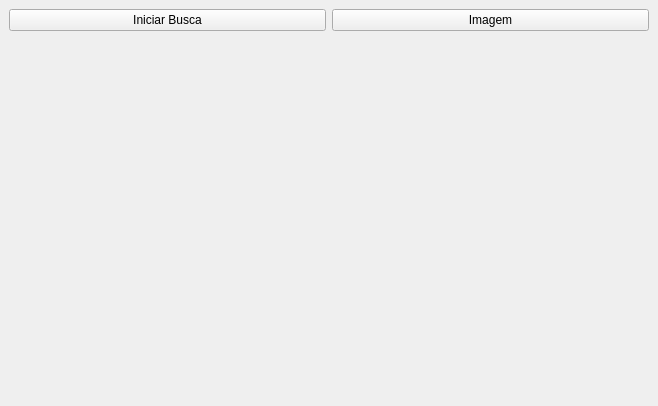
<?xml version="1.0" encoding="UTF-8"?>
<ui version="4.0">
 <class>TeiaMainWindow</class>
 <widget class="QMainWindow" name="MainWindow">
  <property name="geometry">
   <rect>
    <x>0</x>
    <y>0</y>
    <width>644</width>
    <height>405</height>
   </rect>
  </property>
  <property name="windowTitle">
   <string>Form</string>
  </property>
  <widget class="QWidget" name="layoutWidget">
   <property name="geometry">
    <rect>
     <x>1</x>
     <y>0</y>
     <width>642</width>
     <height>404</height>
    </rect>
   </property>
   <layout class="QGridLayout" name="gridLayout_2">
    <item row="0" column="0">
     <layout class="QGridLayout" name="gridLayout">
      <item row="0" column="1">
       <widget class="QPushButton" name="imageButton">
        <property name="enabled">
         <bool>true</bool>
        </property>
        <property name="text">
         <string>Imagem</string>
        </property>
       </widget>
      </item>
      <item row="0" column="0">
       <widget class="QPushButton" name="startButton">
        <property name="text">
         <string>Iniciar Busca</string>
        </property>
        <property name="autoDefault">
         <bool>false</bool>
        </property>
        <property name="default">
         <bool>false</bool>
        </property>
       </widget>
      </item>
     </layout>
    </item>
    <item row="1" column="0">
     <widget class="QWidget" name="VidFrame" native="true">
      <property name="minimumSize">
       <size>
        <width>640</width>
        <height>360</height>
       </size>
      </property>
     </widget>
    </item>
   </layout>
  </widget>
 </widget>
 <resources/>
 <connections/>
</ui>
